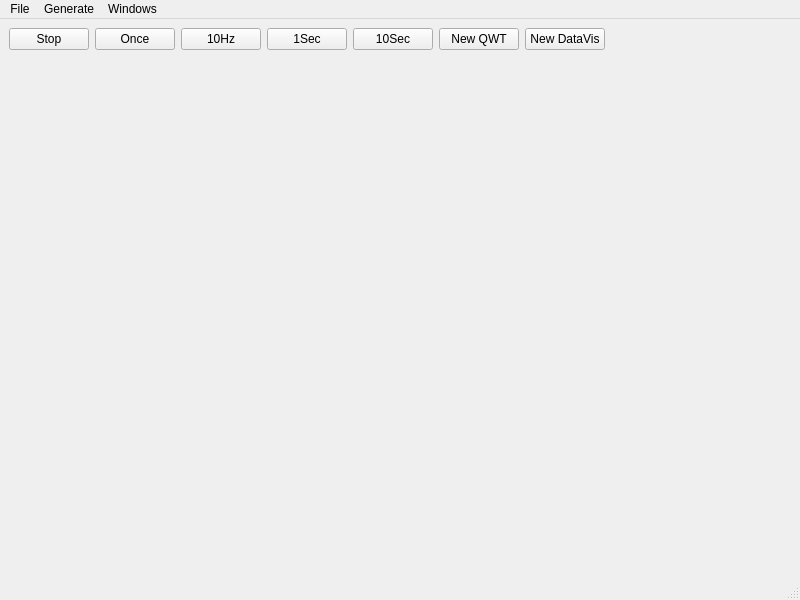
<?xml version="1.0" encoding="UTF-8"?>
<ui version="4.0">
 <class>QxrdTestScanGeneratorWindow</class>
 <widget class="QMainWindow" name="QxrdTestScanGeneratorWindow">
  <property name="geometry">
   <rect>
    <x>0</x>
    <y>0</y>
    <width>800</width>
    <height>600</height>
   </rect>
  </property>
  <property name="windowTitle">
   <string>MainWindow</string>
  </property>
  <widget class="QWidget" name="centralwidget">
   <layout class="QGridLayout" name="gridLayout_2">
    <item row="0" column="0">
     <layout class="QGridLayout" name="gridLayout">
      <item row="0" column="0">
       <layout class="QHBoxLayout" name="horizontalLayout">
        <item>
         <widget class="QPushButton" name="m_GenerateStopButton">
          <property name="text">
           <string>Stop</string>
          </property>
         </widget>
        </item>
        <item>
         <widget class="QPushButton" name="m_GenerateOnceButton">
          <property name="text">
           <string>Once</string>
          </property>
         </widget>
        </item>
        <item>
         <widget class="QPushButton" name="m_Generate10HzButton">
          <property name="text">
           <string>10Hz</string>
          </property>
         </widget>
        </item>
        <item>
         <widget class="QPushButton" name="m_Generate1SecButton">
          <property name="text">
           <string>1Sec</string>
          </property>
         </widget>
        </item>
        <item>
         <widget class="QPushButton" name="m_Generate10SecButton">
          <property name="text">
           <string>10Sec</string>
          </property>
         </widget>
        </item>
        <item>
         <widget class="QPushButton" name="m_NewQWTButton">
          <property name="text">
           <string>New QWT</string>
          </property>
         </widget>
        </item>
        <item>
         <widget class="QPushButton" name="m_NewDataVisButton">
          <property name="text">
           <string>New DataVis</string>
          </property>
         </widget>
        </item>
        <item>
         <spacer name="horizontalSpacer">
          <property name="orientation">
           <enum>Qt::Horizontal</enum>
          </property>
          <property name="sizeHint" stdset="0">
           <size>
            <width>358</width>
            <height>20</height>
           </size>
          </property>
         </spacer>
        </item>
       </layout>
      </item>
      <item row="1" column="0">
       <spacer name="verticalSpacer">
        <property name="orientation">
         <enum>Qt::Vertical</enum>
        </property>
        <property name="sizeHint" stdset="0">
         <size>
          <width>758</width>
          <height>458</height>
         </size>
        </property>
       </spacer>
      </item>
     </layout>
    </item>
   </layout>
  </widget>
  <widget class="QMenuBar" name="menubar">
   <property name="geometry">
    <rect>
     <x>0</x>
     <y>0</y>
     <width>800</width>
     <height>21</height>
    </rect>
   </property>
   <widget class="QMenu" name="menuFile">
    <property name="title">
     <string>File</string>
    </property>
   </widget>
   <widget class="QMenu" name="menuGenerate">
    <property name="title">
     <string>Generate</string>
    </property>
    <addaction name="m_ActionStopGeneration"/>
    <addaction name="m_ActionGenerateOnce"/>
    <addaction name="m_ActionGenerate10Hz"/>
    <addaction name="m_ActionGenerate1Sec"/>
    <addaction name="m_ActionGenerate10Sec"/>
   </widget>
   <widget class="QMenu" name="menuWindows">
    <property name="title">
     <string>Windows</string>
    </property>
    <addaction name="m_ActionNewQWTWindow"/>
    <addaction name="m_ActionNewDataVisWindow"/>
   </widget>
   <addaction name="menuFile"/>
   <addaction name="menuGenerate"/>
   <addaction name="menuWindows"/>
  </widget>
  <widget class="QStatusBar" name="statusbar"/>
  <action name="m_ActionStopGeneration">
   <property name="text">
    <string>Stop Generation</string>
   </property>
  </action>
  <action name="m_ActionGenerateOnce">
   <property name="text">
    <string>Generate Once</string>
   </property>
  </action>
  <action name="m_ActionGenerate10Hz">
   <property name="text">
    <string>Generate at 10Hz</string>
   </property>
  </action>
  <action name="m_ActionGenerate1Sec">
   <property name="text">
    <string>Generate every second</string>
   </property>
  </action>
  <action name="m_ActionGenerate10Sec">
   <property name="text">
    <string>Generate every 10 Seconds</string>
   </property>
  </action>
  <action name="m_ActionNewQWTWindow">
   <property name="text">
    <string>New QWT Window</string>
   </property>
  </action>
  <action name="m_ActionNewDataVisWindow">
   <property name="text">
    <string>New Data Vis Window</string>
   </property>
  </action>
 </widget>
 <resources/>
 <connections/>
</ui>
